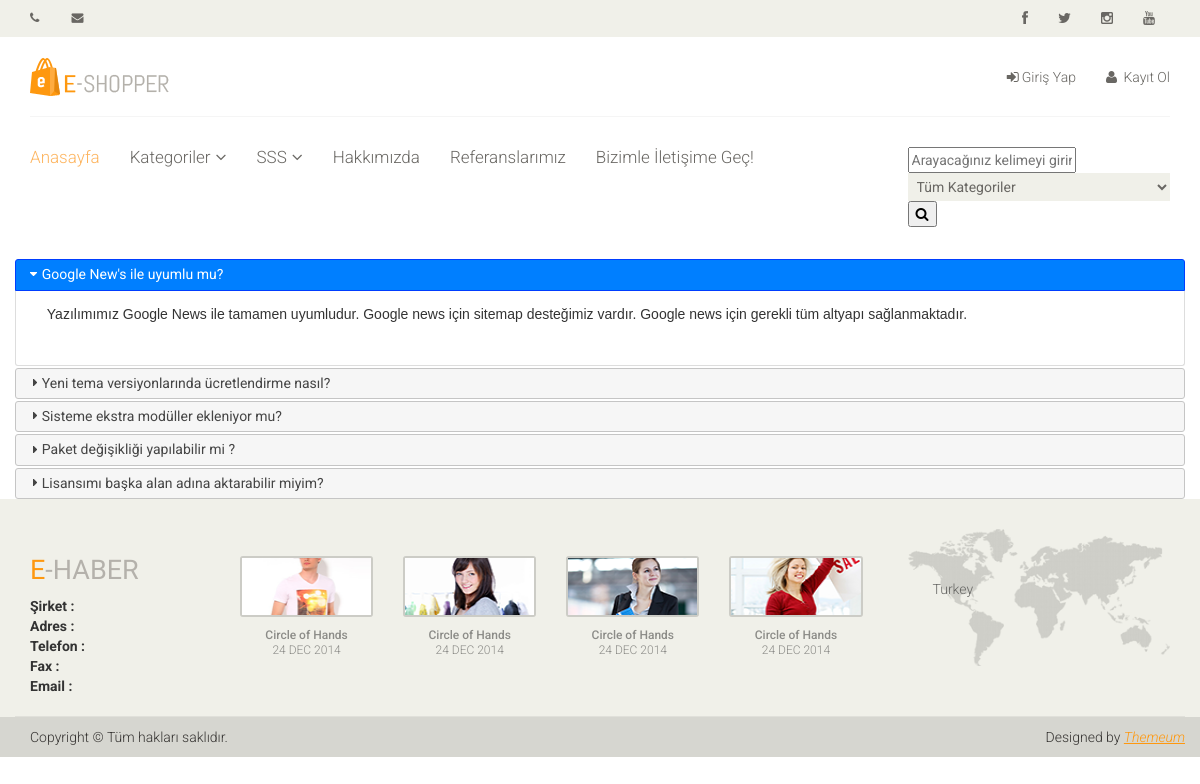
Screenshot of /faq/ with the database file from the repository.
### home/models.py (models this page shows, shortened)
class FAQ(models.Model):
    STATUS = (
        ('True', 'Evet'),
        ('False', 'Hayır'),
    )
    question = models.CharField(max_length=150)
    answer = models.TextField(max_length=255)
    status = models.CharField(max_length=10, choices=STATUS)
    create_at = models.DateTimeField(auto_now_add=True)
    update_at = models.DateTimeField(auto_now=True)

### home/views.py (the view)
# urls.py: path('faq/', views.faq ,name='faq')
def faq(request):
    category = Category.objects.all()
    faq = FAQ.objects.all()
    context = {
        'category':category,
        'faq':faq
    }
    return render(request,'faq.html',context)

### home/templates/faq.html (shortened to what this page needs)
{% extends 'homebase.html'%}
{% block head %}
     <link rel="stylesheet" href="//code.jquery.com/ui/1.12.1/themes/base/jquery-ui.css">
{% endblock %}
{% block content %}
<div class="container">
            <div class="row">
                <div id="accordion">
                    {% for rs in faq %}
                        <h3>{{rs.question}}</h3>
                        <div>
                            <p>{{ rs.answer }}</p>
                        </div>
                    {% endfor %}
                    </div>
            </div>
        </div>
{% endblock %}

### home/static/css/main.css (style rules this page uses)
body { font-family: 'Roboto', sans-serif; background:; position: relative; font-weight:400px; }
h1, h2, h3, h4, h5, h6 { font-family: 'Roboto', sans-serif; }

### rows the page displays
FAQ: question "Google New's ile uyumlu mu?", answer "Yazılımımız Google News ile tamamen uyumludur. Google news için sitemap desteğimiz vardır. Google news için gerekli tüm altyapı sağlanmaktadır."
FAQ: question "Yeni tema versiyonlarında ücretlendirme nasıl?"
FAQ: question "Sisteme ekstra modüller ekleniyor mu?"
FAQ: question "Paket değişikliği yapılabilir mi ?"
FAQ: question "Lisansımı başka alan adına aktarabilir miyim?"
